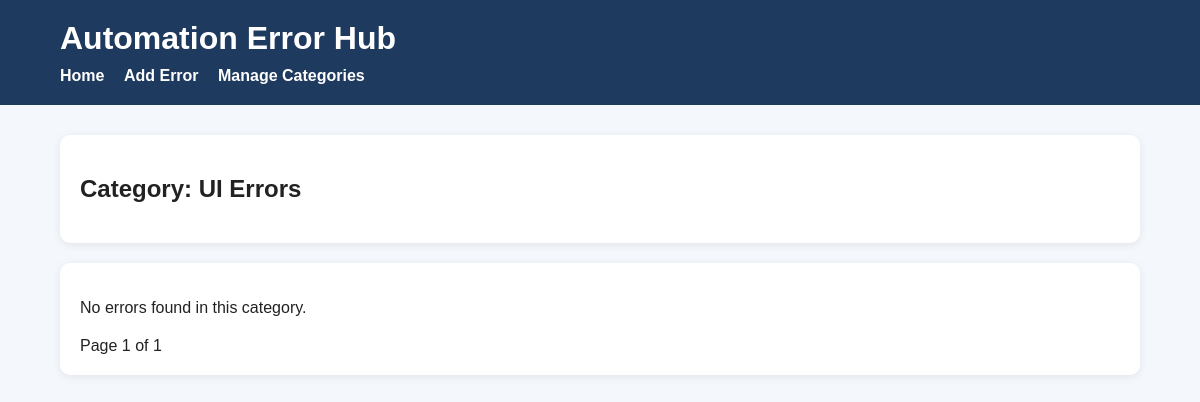
The app's page /category/2, older data.
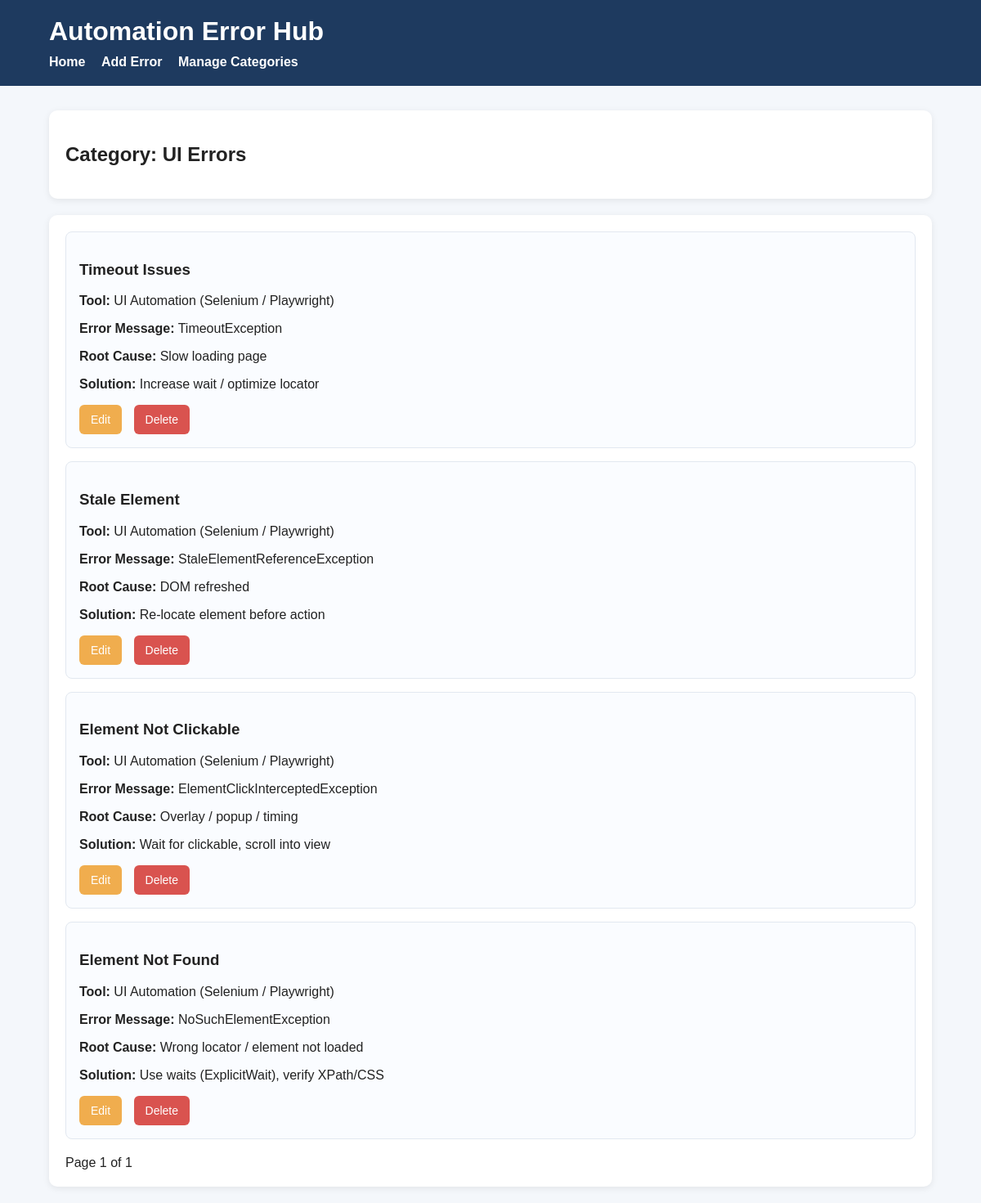
The same page, newer data.
### tables this page shows
CREATE TABLE errors (
                id INTEGER PRIMARY KEY AUTOINCREMENT,
                error_name TEXT NOT NULL,
                category_id INTEGER,
                tool_name TEXT,
                error_message TEXT,
                root_cause TEXT,
                solution TEXT,
                image_path TEXT,
                FOREIGN KEY (category_id) REFERENCES categories(id)
            );

### app.py (the view)
@app.route("/category/<int:category_id>")
def view_category(category_id):
    page = request.args.get("page", 1, type=int)
    category = CategoryModel.get_category_by_id(category_id)
    if not category:
        return "<h3>Category not found.</h3><a href='/'>Back Home</a>"
    errors = ErrorModel.get_errors_by_category(category_id, page, PER_PAGE)
    total_errors = ErrorModel.count_errors_by_category(category_id)
    total_pages = math.ceil(total_errors / PER_PAGE) if total_errors > 0 else 1
    return render_template(
        "category.html",
        category=category,
        errors=errors,
        page=page,
        total_pages=total_pages
    )

### database.py (called while the page is built)
    @staticmethod
    def get_connection():
        conn = sqlite3.connect(DB_NAME)
        conn.row_factory = sqlite3.Row
        return conn

### models/category_model.py (called while the page is built)
    @staticmethod
    def get_category_by_id(category_id):
        conn = Database.get_connection()
        category = conn.execute(
            "SELECT * FROM categories WHERE id = ?",
            (category_id,)
        ).fetchone()
        conn.close()
        return category

### models/error_model.py (called while the page is built)
    @staticmethod
    def get_errors_by_category(category_id, page=1, per_page=5):
        offset = (page - 1) * per_page
        conn = Database.get_connection()
        errors = conn.execute("""
            SELECT errors.*, categories.name AS category_name
            FROM errors
            LEFT JOIN categories ON errors.category_id = categories.id
            WHERE categories.id = ?
            ORDER BY errors.id DESC
            LIMIT ? OFFSET ?
        """, (category_id, per_page, offset)).fetchall()
        conn.close()
        return errors

### templates/category.html (shortened to what this page needs)
{% extends "base.html" %}
{% block content %}
<div class="card">
    <h2>Category: {{ category.name }}</h2>
</div>
<div class="card">
    {% if errors %}
        {% for error in errors %}
            <div class="error-card">
                <h3>{{ error.error_name }}</h3>
                <p><strong>Tool:</strong> {{ error.tool_name or '' }}</p>
                <p><strong>Error Message:</strong> {{ error.error_message or '' }}</p>
                <p><strong>Root Cause:</strong> {{ error.root_cause or '' }}</p>
                <p><strong>Solution:</strong> {{ error.solution or '' }}</p>
                <div class="actions">
                    <a class="btn btn-edit" href="{{ url_for('edit_error', error_id=error.id) }}">Edit</a>
                    <a class="btn btn-delete"
                       href="{{ url_for('delete_error', error_id=error.id) }}"
                       onclick="return confirm('Are you sure you want to delete this error?');">
                       Delete
                    </a>
                </div>
            </div>
        {% endfor %}
    {% else %}
        <p>No errors found in this category.</p>
    {% endif %}
    <div class="pagination">
        <span>Page {{ page }} of {{ total_pages }}</span>
    </div>
</div>
{% endblock %}

Row changes from the older to the newer data that the page shows:
added errors: error_name "Timeout Issues", tool_name "UI Automation (Selenium / Playwright)", error_message "TimeoutException", root_cause "Slow loading page", solution "Increase wait / optimize locator"
added errors: error_name "Stale Element", tool_name "UI Automation (Selenium / Playwright)", error_message "StaleElementReferenceException", root_cause "DOM refreshed", solution "Re-locate element before action"
added errors: error_name "Element Not Clickable", tool_name "UI Automation (Selenium / Playwright)", error_message "ElementClickInterceptedException", root_cause "Overlay / popup / timing", solution "Wait for clickable, scroll into view"
added errors: error_name "Element Not Found", tool_name "UI Automation (Selenium / Playwright)", error_message "NoSuchElementException", root_cause "Wrong locator / element not loaded", solution "Use waits (ExplicitWait), verify XPath/CSS"
Text that changed along with them:
text no longer shown: "No errors found in this category."
